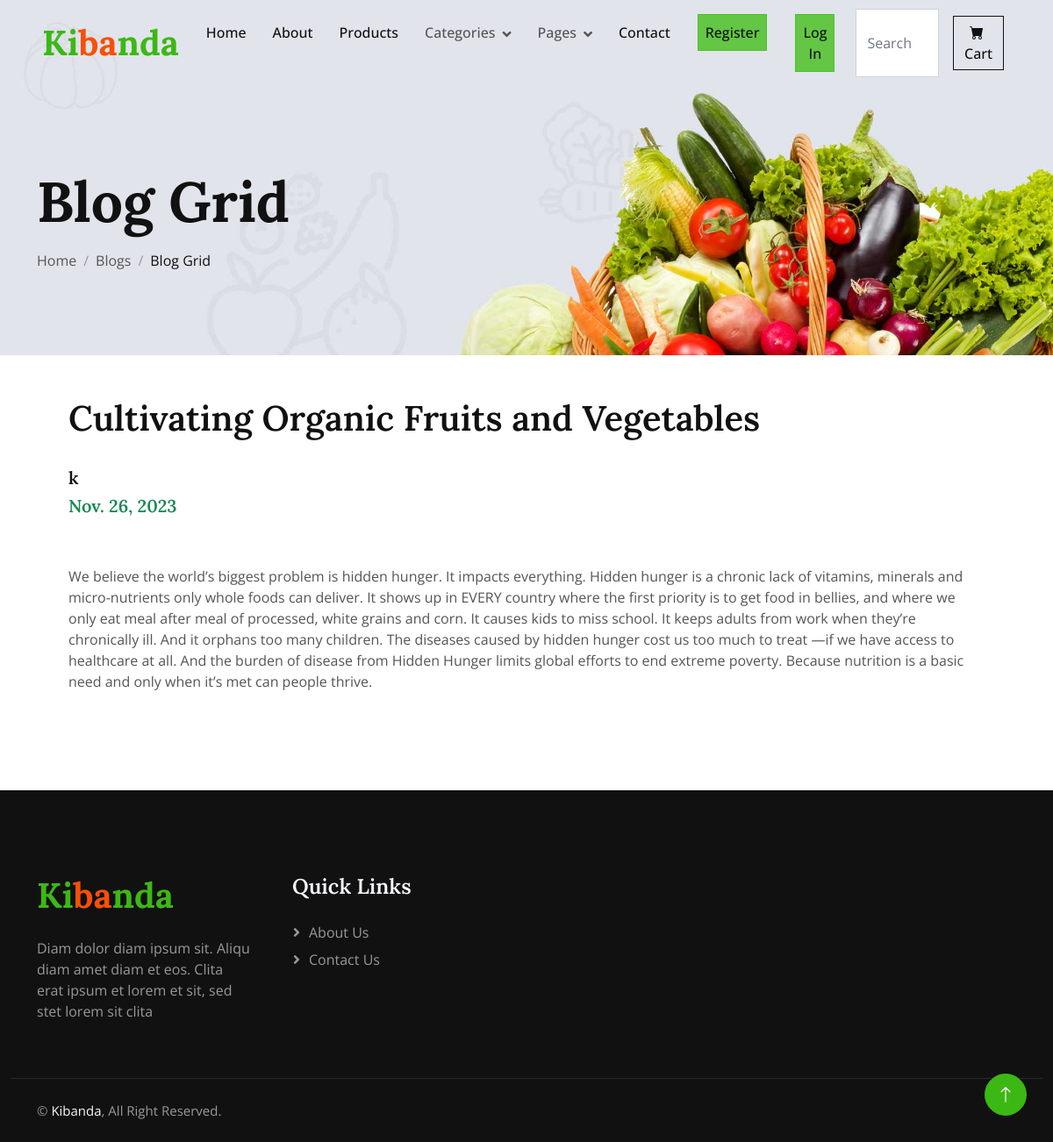
The page /blogcontent/1 on the database its author committed.
### Store/models.py (models this page shows, shortened)
class Blog(models.Model):
    thumbnail = models.ImageField(upload_to="uploads/blogs", default="uploads/blogs.blogs.jpg")
    title = models.CharField(max_length=100, blank=False, null=False)
    author = models.CharField(max_length=100, blank=False, null=False)
    date = models.DateField(auto_now=True)
    content = models.TextField(blank=False, null=True, max_length=50000)

### Store/views.py (the view)
# urls.py: path("blogcontent/<int:id>", views.blogcontent, name="blogcontent"),
def blogcontent(request, id):
    blg = Blog.objects.get(id=id)
    return render(request, "blogcontent.html",{'navbar':'blogs','blg':blg})

### Store/templates/blogcontent.html
{% extends "layout.html" %}
{% load static %}
{% block body %}
    <div class="container-fluid page-header wow fadeIn" data-wow-delay="0.1s">
        <div class="container">
            <h1 class="display-3 mb-3 animated slideInDown">Blog Grid</h1>
            <nav aria-label="breadcrumb animated slideInDown">
                <ol class="breadcrumb mb-0">
                    <li class="breadcrumb-item"><a class="text-body" href="{% url 'Store:home' %}">Home</a></li>
                    <li class="breadcrumb-item"><a class="text-body" href="{% url 'Store:blogs' %}">Blogs</a></li>
                    <li class="breadcrumb-item text-dark active" aria-current="page">Blog Grid</li>
                </ol>
            </nav>
        </div>
    </div>
		<div class="container p-5">
            <h1>{{ blg.title }}</h1><br>
            <h5>{{ blg.author }}</h5>
            <h5 class="text-success">{{ blg.date }}</h5><br><br>
            <p>{{ blg.content }}</p>
        </div>
{% endblock %}

### Store/static/css/style.css (style rules this page uses)
:root { --primary: #3CB815; --secondary: #F65005; --light: #F7F8FC; --dark: #111111; }
.page-header { padding-top: 12rem; padding-bottom: 6rem; background: url(../img/carousel-1.jpg) top right no-repeat; background-size: cover; }
.breadcrumb-item+.breadcrumb-item::before { color: #999999; }

### rows shown on the page
Blog: title "Cultivating Organic Fruits and Vegetables", author "k", date "Nov. 26, 2023", content "We believe the world’s biggest problem is hidden hunger. It impacts everything. Hidden hunger is a chronic lack of vitamins, minerals and micro-nutrients only whole foods can deliver. It shows up in EVERY country where the first priority is to get food in bellies, and where we only eat meal after meal of processed, white grains and corn. It causes kids to miss school. It keeps adults from work when they’re chronically ill. And it orphans too many children. The diseases caused by hidden hunger cost us too much to treat —if we have access to healthcare at all. And the burden of disease from Hidden Hunger limits global efforts to end extreme poverty. Because nutrition is a basic need and only…"
